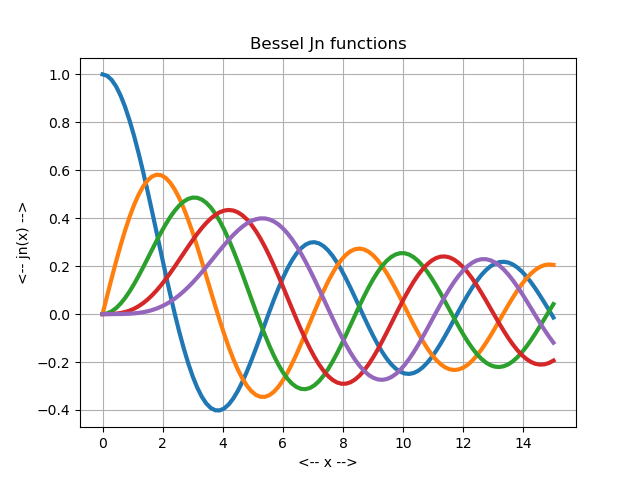

Write Python code to recreate this figure.
#! /usr/bin/env python3
#
def bessel_j_test ( ):

#*****************************************************************************80
#
## bessel_j_test() tests the scipy() Bessel function evaluator jn().
#
#  Licensing:
#
#    This code is distributed under the MIT license. 
#
#  Modified:
#
#    26 December 2024
#
#  Author:
#
#    John Burkardt
#
  from scipy.special import jn
  import matplotlib.pyplot as plt
  import numpy as np

  print ( '' )
  print ( 'bessel_j_test():' )
  print ( '  Plot some Bessel Jn(x) functions for n = 0, 1, ... ' )

  x = np.linspace ( 0.0, 15.0, 101 )

  plt.clf ( )

  for n in range ( 0, 5 ):
    y = jn ( n, x )
    plt.plot ( x, y, linewidth = 3 )

  plt.grid ( True )
  plt.xlabel ( '<-- x -->' )
  plt.ylabel ( '<-- jn(x) -->' )
  plt.title ( 'Bessel Jn functions' )
  filename = 'bessel_j_test.png'
  plt.savefig ( filename )
  print ( '  Graphics saved as "' + filename + '"' )
  plt.close ( )

  return

if ( __name__ == "__main__" ):
  bessel_j_test ( )
